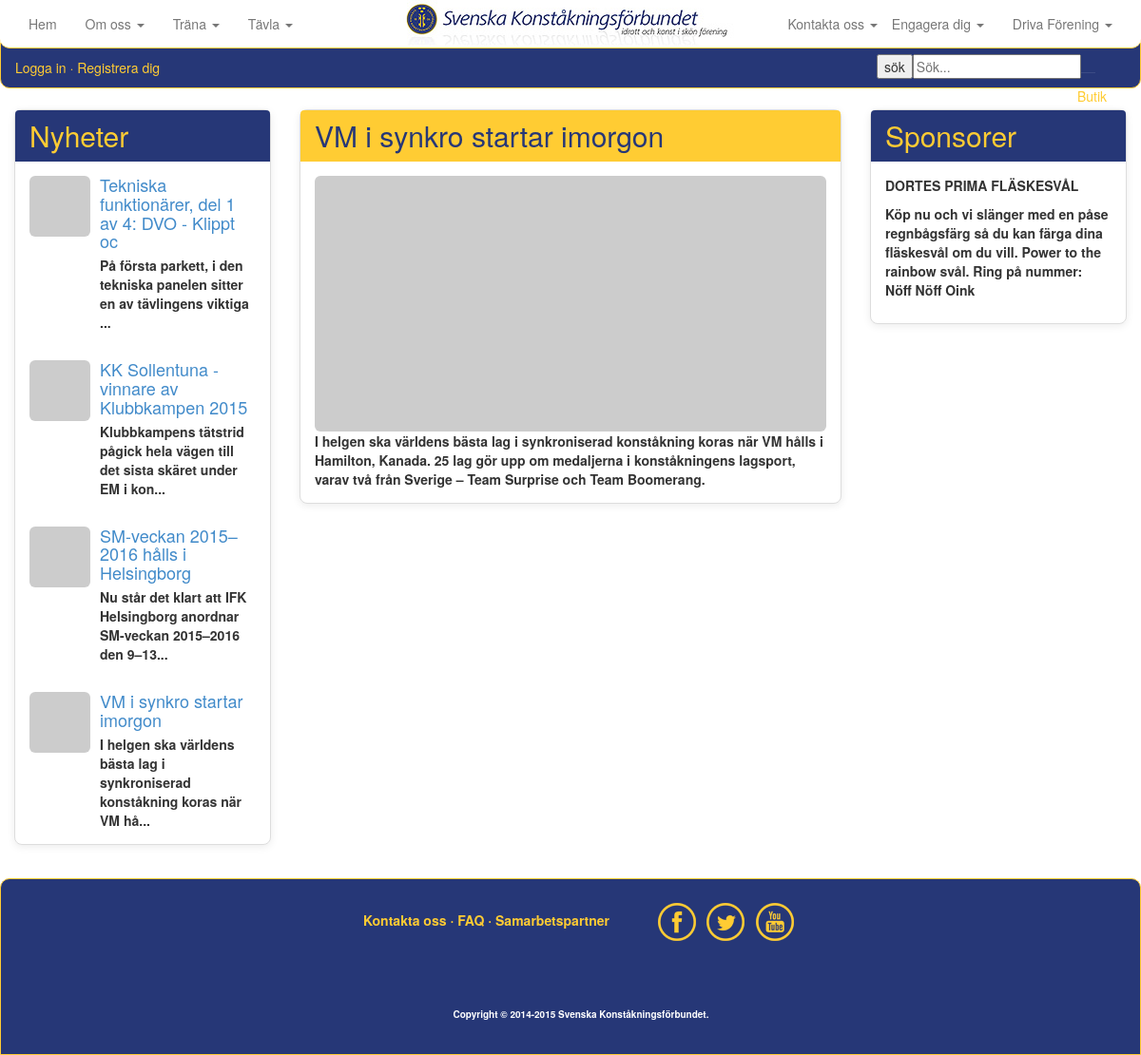
The page / on the database its author committed.
### tables this page shows
CREATE TABLE IF NOT EXISTS `artikel` (
  `ArtikelId` int(11) NOT NULL,
  `ArtikelName` varchar(50) NOT NULL,
  `ArtikelMessage` text NOT NULL,
  `ArtikelTimeStamp` timestamp NOT NULL DEFAULT CURRENT_TIMESTAMP,
  `ArtikelPic` varchar(1000) NOT NULL,
  `ArtikelPicThumb` varchar(1000) NOT NULL,
  `kategori` varchar(20) NOT NULL
);

### index.php (the view, shortened to what this page needs)
<?php
include_once("inc/HTMLTemplate.php");
include_once("inc/Connstring.php");
$artikelnews = "";
$query = <<<END
	SELECT *
	FROM artikel
	WHERE kategori = 'nyhet'
	ORDER BY Artikeltimestamp
END;
$res = $mysqli->query($query) or die();
if($res->num_rows > 0)
{
	while($row = $res->fetch_object())
	{
		$artikelid = $row->ArtikelId;
		$artikelname = $row->ArtikelName;
		$artikelmessage = $row->ArtikelMessage;
		$artikelsubtext = substr($artikelmessage, 0, 80);
		$artikelnews .= <<<END
						<div class="panel-body">
							<div class="media">
								<a class="pull-left" href="#">
								<img class="media-object img-rounded" src="http://placehold.it/64x64" alt="...">
								</a>
								<div class="media-body">
								<h4 class="media-heading"><a href="index.php?ArtikelId={$artikelid}">{$artikelname}</a></h4>
								{$artikelsubtext}...<br>
								</div>
							</div>
						</div>
END;
	}
}
$content = <<<END
       	<div id="content">
			<div class="row">
				<div class="col-md-3">
					<div class="panel panel-blue">
					<div class="panel-heading">
							<h3 class="panel-title">Nyheter</h3>
						</div>
						{$artikelnews}
					</div>
				</div>
				<div class="col-xs-12 col-md-6">
					<div class="panel panel-yellow">
						<div class="panel-heading">
							<h3 class="panel-title">{$artikelname}</h3>
						</div>
						<div class="panel-body">
							<img src="http://placehold.it/600x300" class="img-responsive img-rounded img-100x">
							{$artikelmessage}
						</div>
					</div>
			</div>
				<div class="col-md-3 pull-right">
					<div class="panel panel-blue">
						<div class="panel-heading">
							<h3 class="panel-title">Sponsorer</h3>
						</div>
						<div class="panel-body">
							<p>DORTES PRIMA FLÄSKESVÅL
							</p>
							<p class="divider"></p>
							<p>Köp nu och vi slänger med en påse regnbågsfärg så du kan färga dina fläskesvål om du vill. Power to the rainbow svål. Ring på nummer: Nöff Nöff Oink
							</p>
						</div>
					</div>
				</div>
			</div>
       </div>
END;
echo $header;
echo $content;
echo $footer;
?>

### css/ia4.css (style rules this page uses)
html { height: 100% }
body { background-color: white; margin-right: auto; margin-left: auto; width:100%; height: 100% }
.img-100x { width:100%; }
#content { z-index:-1; margin-top: 100px; margin-right: auto; margin-left: auto; width:100%; min-height: 400px; padding: 15px; background-color: white; }
.panel { margin-bottom: 20px; background-color: #fff; border: 1px solid transparent; border-radius: 8px; -webkit-box-shadow: 0 2px 8px rgba(0, 0, 0, .08); box-shadow: 0 2px 8px rgba(0, 0, 0, .08); }
.panel-body { padding: 15px; }
.panel-heading { padding: 10px 15px; border-bottom: 1px solid transparent; border-top-left-radius: 4px; border-top-right-radius: 4px; }
.panel-title { margin-top: 0; margin-bottom: 0; font-size: 16px; color: inherit; }
.panel-yellow { border-color: #ddd; }
.panel-yellow > .panel-heading { color: #263777; background-color: #ffcc33; border-color: #ffcc33; }
.panel-blue { border-color: #ddd; }
.panel-blue > .panel-heading { color: #ffcc33; background-color: #263777; border-color: #263777; }
.panel-title { margin-top: 0; margin-bottom: 0; font-size: 30px; color: inherit; }

### rows shown on the page
artikel: ArtikelName "Tekniska funktionärer, del 1 av 4: DVO - Klippt oc", ArtikelMessage "På första parkett, i den tekniska panelen sitter en av tävlingens viktiga"
artikel: ArtikelName "KK Sollentuna - vinnare av Klubbkampen 2015", ArtikelMessage "Klubbkampens tätstrid pågick hela vägen till det sista skäret under EM i kon"
artikel: ArtikelName "SM-veckan 2015–2016 hålls i Helsingborg", ArtikelMessage "Nu står det klart att IFK Helsingborg anordnar SM-veckan 2015–2016 den 9–13"
artikel: ArtikelName "VM i synkro startar imorgon", ArtikelMessage "I helgen ska världens bästa lag i synkroniserad konståkning koras när VM hå", ArtikelMessage "I helgen ska världens bästa lag i synkroniserad konståkning koras när VM hålls i Hamilton, Kanada. 25 lag gör upp om medaljerna i konståkningens lagsport, varav två från Sverige – Team Surprise och Team Boomerang."
